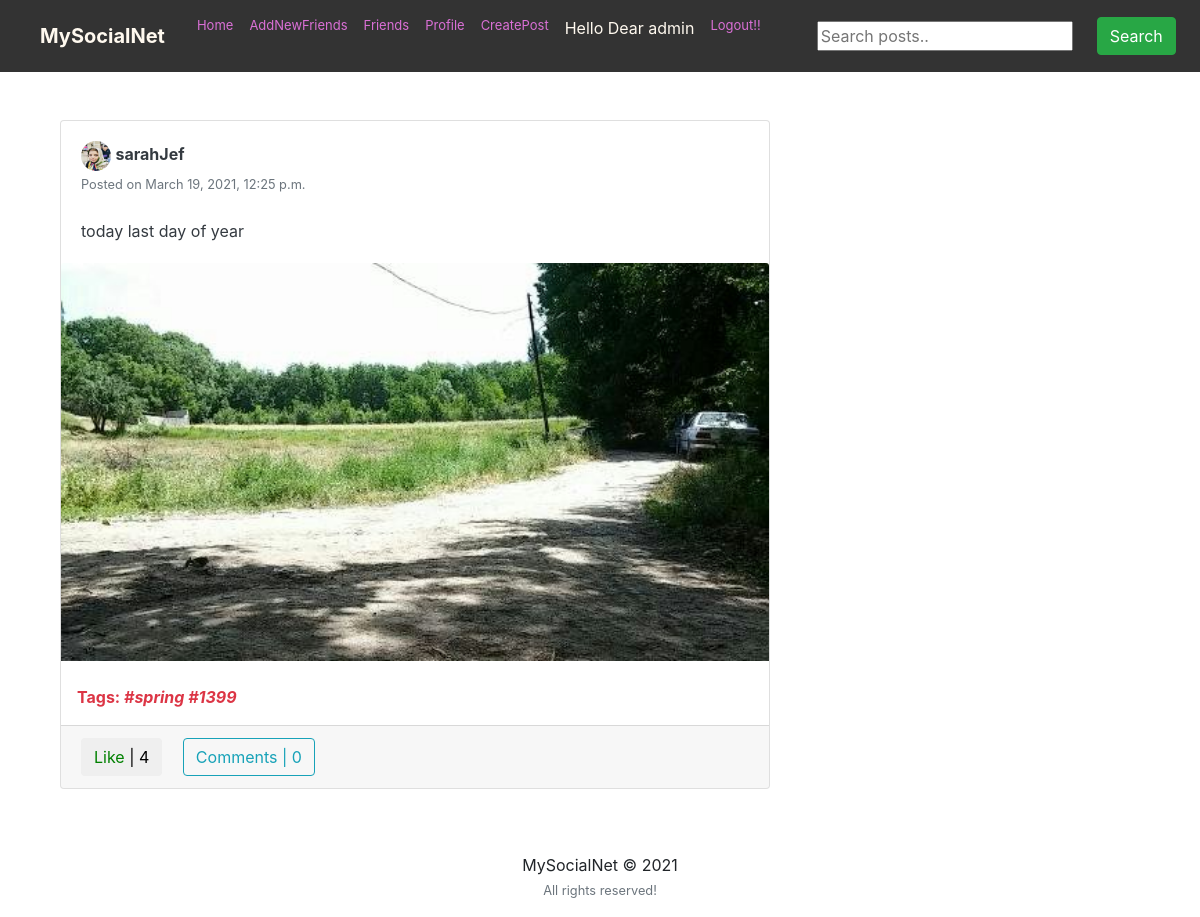
/postt/user_posts/sarahJef (signed in), run on the app's committed database.
### feed/models.py (models this page shows, shortened)
class Post(models.Model):
    description = models.CharField(max_length=255, blank=True)
    pic = models.ImageField(upload_to='path/to/img')
    date_posted = models.DateTimeField(default=timezone.now)
    user_name = models.ForeignKey(User, on_delete=models.CASCADE)
    tags = models.CharField(max_length=100, blank=True)

### users/models.py (models this page shows, shortened)
class Profile(models.Model):
    user = models.OneToOneField(User, on_delete=models.CASCADE)
    image = models.ImageField(default='default.png', upload_to='profile_pics')
    slug = AutoSlugField(populate_from='user')
    bio = models.CharField(max_length=255, blank=True)
    friends = models.ManyToManyField("Profile", blank=True)
    def get_absolute_url(self):
        return "/users/{}".format(self.slug)

### feed/views.py (the view)
# urls.py: path('user_posts/<str:username>', UserPostListView.as_view(), name='user-posts'),
class UserPostListView(LoginRequiredMixin, ListView):
    model = Post
    template_name = 'feed/user_posts.html'
    context_object_name = 'posts'
    paginate_by = 10
    def get_context_data(self, **kwargs):
        context = super(UserPostListView, self).get_context_data(**kwargs)
        user = get_object_or_404(User, username=self.kwargs.get('username'))
        liked = [i for i in Post.objects.filter(user_name=user) if Like.objects.filter(user=self.request.user, post=i)]
        context['liked_post'] = liked
        return context
    def get_queryset(self):
        user = get_object_or_404(User, username=self.kwargs.get('username'))
        return Post.objects.filter(user_name=user).order_by('-date_posted')

### feed/templates/feed/user_posts.html (shortened to what this page needs)
{% extends "feed/layout.html" %}
{% load static %}
{% block searchform %}
<form class="form-inline my-2 my-lg-0 ml-5" action="{% url 'search_posts' %}" method="get">
  <input name="p" type="text" placeholder="Search posts..">
  <button class="btn btn-success my-2 my-sm-0 ml-4" type="submit">Search</button>
</form>
{% endblock searchform %}
{% block content %}
    <div class="container">
        <div class="row">
          <div class="col-md-8">
            {% for post in posts %}
            <div class="card card-signin my-5">
              <div class="card-body">
                <a href="{{ post.user_name.profile.get_absolute_url }}"><img src="{{ post.user_name.profile.image.url }}" class="rounded-circle" width="30" height="30" alt=""></a>
                <a class="text-dark" href="{{ post.user_name.profile.get_absolute_url }}"><b>{{ post.user_name }}</b></a>
                <br><small class="text-muted">Posted on {{ post.date_posted }}</small>
                <br><br>
                <p class="card-text text-dark">{{ post.description }}</p>
              </div>
              <a href="{% url 'post-detail' post.id %}"><img class="card-img-top" src="{{ post.pic.url }}" alt=""></a>
              {% if post.tags %}
              <br><p class="text-danger ml-3"><b>Tags: <i>{{ post.tags }}</i></b></p>
              {% endif %}
              <div class="card-footer">
                <button class="btn btn-white mr-3 like" id="{{ post.id }}">
                    {% if post in liked_post %}
                        <a href="{% url 'post-like' %}" style="color:red;" id="likebtn{{ post.id }}"> Unlike</a> | {{post.likes.count}}
                    {% else %}
                        <a href="{% url 'post-like' %}" style="color:green;" id="likebtn{{ post.id }}"> Like</a> | {{post.likes.count}}
                    {% endif %}
                </button>
                <a class="btn btn-outline-info" href="{% url 'post-detail' post.id %}">Comments | {{ post.details.count }}</a>
              </div>
            </div>
            {% endfor %}
           </div>
        </div>
    </div>
{% endblock content %}

### feed/templates/feed/layout.html (shortened to what this page needs)
{% load static %}
<!DOCTYPE html>
<html>
<head>
    <link rel="stylesheet" href="https://maxcdn.bootstrapcdn.com/bootstrap/4.0.0/css/bootstrap.min.css">
    <link rel="stylesheet" type="text/css" href="https://storage.googleapis.com/bytewalk/profilepage.css">
    <link rel="stylesheet" type="text/css" href="https://storage.googleapis.com/bytewalk/styles.css">
</head>
<body>
    <nav  style=" background-color:#333333" class="navbar navbar-expand-lg navbar-dark  sticky-top">
      <a class="navbar-brand ml-4 mr-4"style="color: #fff9ef" href="{% url 'home' %}"><b>MySocialNet</b></a>
      <div >
        <div class="navbar-nav">
          <a class="nav-item nav-link" href="{% url 'home' %}"  style="color: orchid;font-size: small">Home</a>
          <a class="nav-item nav-link" href="{% url 'users_list' %}"  style="color: orchid;font-size: small">AddNewFriends</a>
          {% if user.is_authenticated %}
            <a class="nav-item nav-link" href="{% url 'friend_list' %}"  style="color: orchid;font-size: small">Friends</a>
            <a class="nav-item nav-link" href="{% url 'my_profile' %}"  style="color: orchid;font-size: small">Profile</a>
            <a class="nav-item nav-link" href="{% url 'post-create' %}"  style="color: orchid;font-size: small">CreatePost</a>
               <p class="nav-item nav-link" href="{% url 'my_profile' %}"  style="color: #fff9ef">Hello Dear  {{ user.username }}</p>
                <a class="nav-item nav-link  "  href="{% url 'logout' %}"   style="color: orchid;font-size: small">Logout!!</a>
          {% else %}
            <a class="nav-item nav-link " href="{% url 'login' %}"  style="color: snow;font-size: small">Login</a>
            <a class="nav-item nav-link " href="{% url 'register' %} "  style="color: snow;font-size: small">Register</a>
          {% endif %}
            {% block searchform %}{% endblock searchform %}
        </div>
      </div>
    </nav>
    <div class="container">
    {% block content %}{% endblock content %}
    </div>
    <footer class="page-footer font-small black">
      <div class="footer-copyright text-center py-3">MySocialNet © 2021
      <br><small class="text-muted">All rights reserved!</small>
    </div>
    </footer>
</body>
</html>

### data on the page
Post: user_name.profile.image (picture), user_name "sarahJef", date_posted "March 19, 2021, 12:25 p.m.", description "today last day of year", pic (picture), tags "#spring #1399", likes.count "4", details.count "0"

### other printed values
{{ user.username }} "admin"
